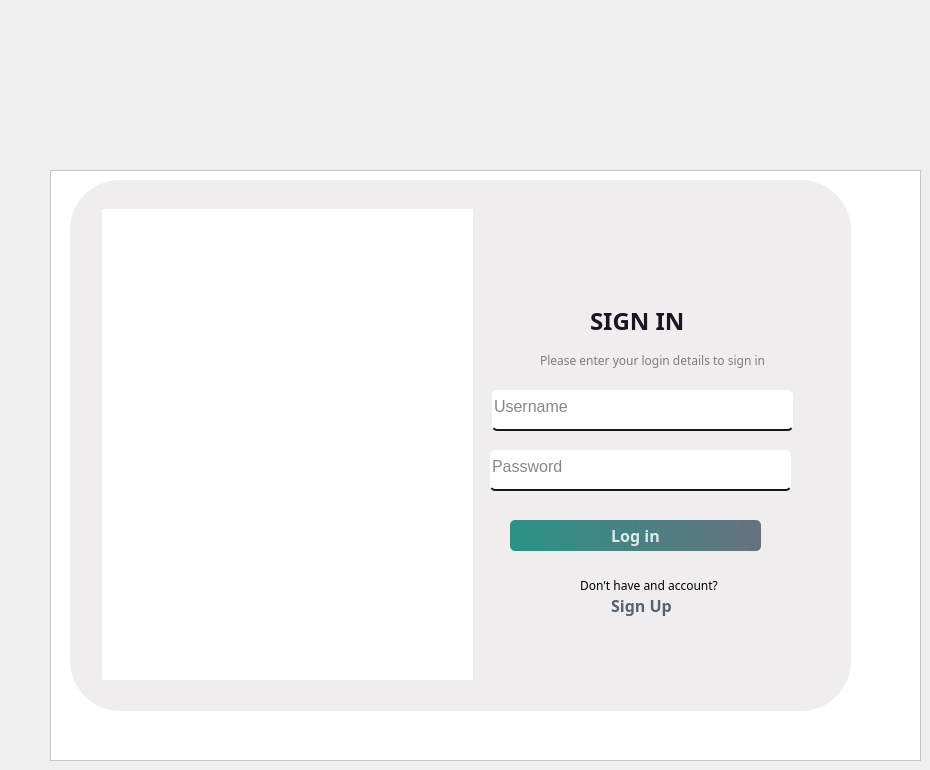
    <widget class="QWidget" name="loginpage">
     <widget class="QFrame" name="frame">
      <property name="geometry">
       <rect>
        <x>50</x>
        <y>170</y>
        <width>871</width>
        <height>591</height>
       </rect>
      </property>
      <property name="autoFillBackground">
       <bool>false</bool>
      </property>
      <property name="styleSheet">
       <string notr="true">background-color: rgb(255, 255, 255);</string>
      </property>
      <property name="frameShape">
       <enum>QFrame::Shape::StyledPanel</enum>
      </property>
      <property name="frameShadow">
       <enum>QFrame::Shadow::Raised</enum>
      </property>
      <widget class="QLabel" name="label">
       <property name="geometry">
        <rect>
         <x>540</x>
         <y>130</y>
         <width>141</width>
         <height>41</height>
        </rect>
       </property>
       <property name="font">
        <font>
         <family>Sitka Banner</family>
         <pointsize>18</pointsize>
         <bold>true</bold>
        </font>
       </property>
       <property name="styleSheet">
        <string notr="true">
background-color: #F0EDEE;
color: #1A1423;
</string>
       </property>
       <property name="text">
        <string>SIGN IN</string>
       </property>
      </widget>
      <widget class="QLabel" name="label_2">
       <property name="geometry">
        <rect>
         <x>490</x>
         <y>180</y>
         <width>231</width>
         <height>20</height>
        </rect>
       </property>
       <property name="font">
        <font>
         <family>Sitka Banner</family>
         <pointsize>9</pointsize>
        </font>
       </property>
       <property name="styleSheet">
        <string notr="true">color:rgb(124, 124, 124);
background-color: #F0EDEE;</string>
       </property>
       <property name="text">
        <string>Please enter your login details to sign in</string>
       </property>
      </widget>
      <widget class="QLineEdit" name="username">
       <property name="geometry">
        <rect>
         <x>442</x>
         <y>220</y>
         <width>301</width>
         <height>41</height>
        </rect>
       </property>
       <property name="font">
        <font>
         <pointsize>12</pointsize>
        </font>
       </property>
       <property name="styleSheet">
        <string notr="true">border:none;
border-bottom:2px solid rgba(46, 82, 101, 200);
color:rgba(0, 0, 0, 240);
border-bottom-color: rgb(26, 20, 35);
padding-bottom:7px;
border-radius:5px;</string>
       </property>
       <property name="text">
        <string/>
       </property>
       <property name="placeholderText">
        <string>Username</string>
       </property>
      </widget>
      <widget class="QLineEdit" name="password">
       <property name="geometry">
        <rect>
         <x>440</x>
         <y>280</y>
         <width>301</width>
         <height>41</height>
        </rect>
       </property>
       <property name="font">
        <font>
         <pointsize>12</pointsize>
        </font>
       </property>
       <property name="styleSheet">
        <string notr="true">border:none;
border-bottom:2px solid rgba(46, 82, 101, 200);
color:rgba(0, 0, 0, 240);
border-bottom-color: rgb(26, 20, 35);
padding-bottom:7px;
border-radius:5px;</string>
       </property>
       <property name="text">
        <string/>
       </property>
       <property name="echoMode">
        <enum>QLineEdit::EchoMode::Password</enum>
       </property>
       <property name="placeholderText">
        <string>Password</string>
       </property>
      </widget>
      <widget class="QPushButton" name="login">
       <property name="geometry">
        <rect>
         <x>460</x>
         <y>350</y>
         <width>251</width>
         <height>31</height>
        </rect>
       </property>
       <property name="font">
        <font>
         <family>Sitka Banner</family>
         <pointsize>12</pointsize>
         <bold>true</bold>
        </font>
       </property>
       <property name="styleSheet">
        <string notr="true">

QPushButton#login{
        background-color: qlineargradient(spread:pad, x1:0, y1:0.505682, x2:1, y2:0.477, stop:0 rgba(11, 131, 120, 219), stop:1 rgba(85, 98, 112, 226));
        color:rgba(255, 255, 255, 210);
        border-radius:5px;
}

QPushButton#login:hover{
        background-color: qlineargradient(spread:pad, x1:0, y1:0.505682, x2:1, y2:0.477, stop:0 rgba(150, 123, 111, 219), stop:1 rgba(85, 81, 84, 226));
}

QPushButton#login:pressed{
        padding-left:5px;
        padding-top:5px;
        background-color:rgba(150, 123, 111, 255);
}
</string>
       </property>
       <property name="text">
        <string>Log in</string>
       </property>
      </widget>
      <widget class="QLabel" name="label_3">
       <property name="geometry">
        <rect>
         <x>530</x>
         <y>400</y>
         <width>141</width>
         <height>31</height>
        </rect>
       </property>
       <property name="font">
        <font>
         <family>Sitka Banner</family>
        </font>
       </property>
       <property name="styleSheet">
        <string notr="true">
background-color: #F0EDEE;</string>
       </property>
       <property name="text">
        <string>Don't have and account?</string>
       </property>
      </widget>
      <widget class="QLabel" name="label_5">
       <property name="geometry">
        <rect>
         <x>20</x>
         <y>10</y>
         <width>781</width>
         <height>531</height>
        </rect>
       </property>
       <property name="styleSheet">
        <string notr="true">
background-color: #F0EDEE;
border-radius:50px;</string>
       </property>
       <property name="text">
        <string/>
       </property>
       <property name="scaledContents">
        <bool>true</bool>
       </property>
      </widget>
      <widget class="QPushButton" name="signup">
       <property name="geometry">
        <rect>
         <x>550</x>
         <y>420</y>
         <width>83</width>
         <height>31</height>
        </rect>
       </property>
       <property name="font">
        <font>
         <family>Sitka Banner</family>
         <pointsize>12</pointsize>
         <bold>true</bold>
        </font>
       </property>
       <property name="styleSheet">
        <string notr="true">

QPushButton#signup{
        background-color: #F0EDEE;
        color:rgba(85, 98, 112, 255);
        border-radius:5px;
}</string>
       </property>
       <property name="text">
        <string>Sign Up</string>
       </property>
      </widget>
      <widget class="QLabel" name="label_7">
       <property name="geometry">
        <rect>
         <x>52</x>
         <y>39</y>
         <width>371</width>
         <height>471</height>
        </rect>
       </property>
       <property name="styleSheet">
        <string notr="true">border-image: url(:/images/gym);
border-image: url(:/images/.png);
Qlabel#label_7{&quot;
border-radius:50px;
}
</string>
       </property>
       <property name="text">
        <string/>
       </property>
       <property name="pixmap">
        <pixmap resource="Resource.qrc">:/png</pixmap>
       </property>
       <property name="scaledContents">
        <bool>true</bool>
       </property>
      </widget>
      <zorder>label_5</zorder>
      <zorder>label</zorder>
      <zorder>label_2</zorder>
      <zorder>username</zorder>
      <zorder>password</zorder>
      <zorder>login</zorder>
      <zorder>label_3</zorder>
      <zorder>signup</zorder>
      <zorder>label_7</zorder>
     </widget>
    </widget>
